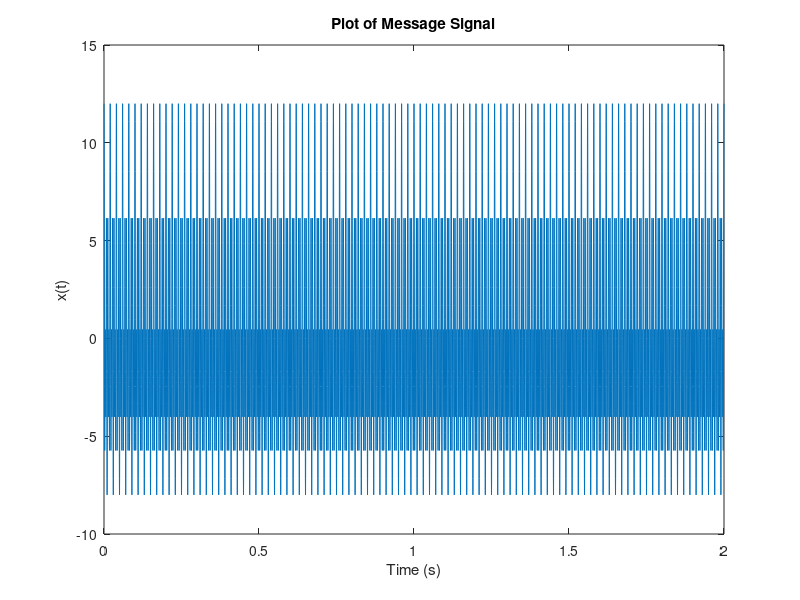
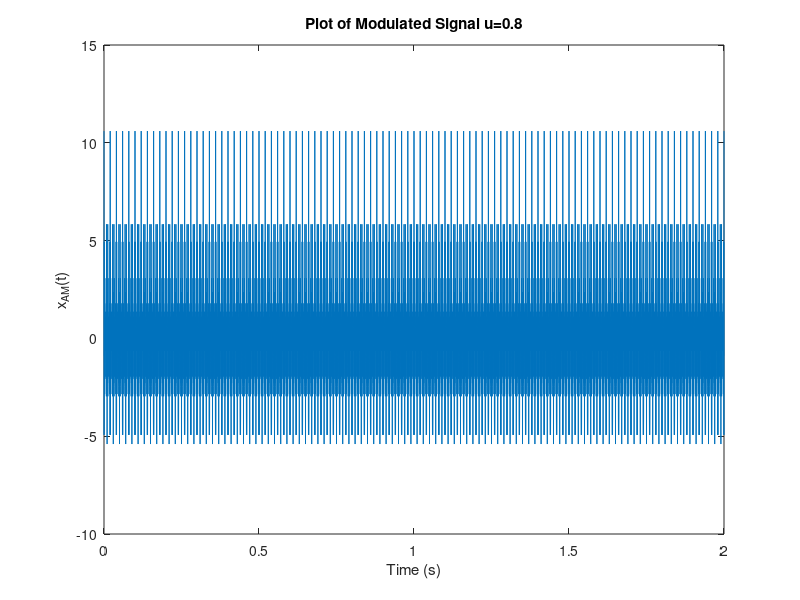
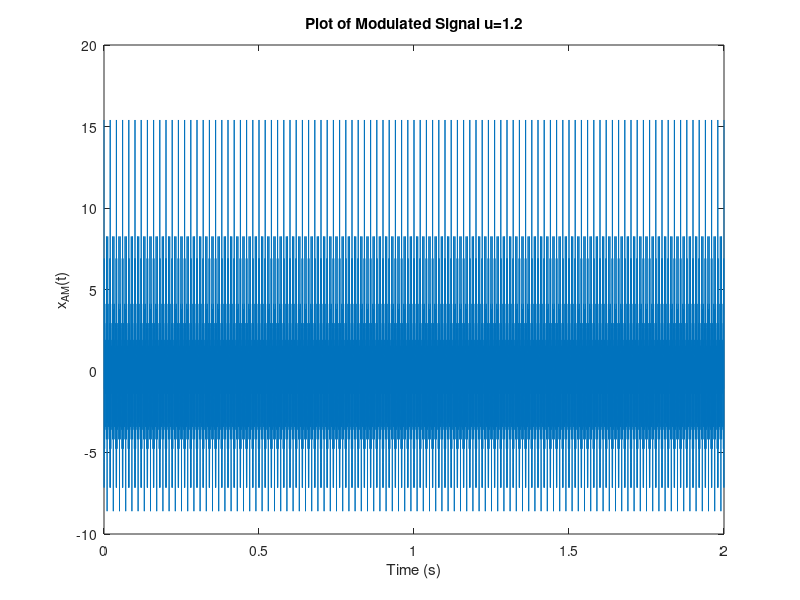
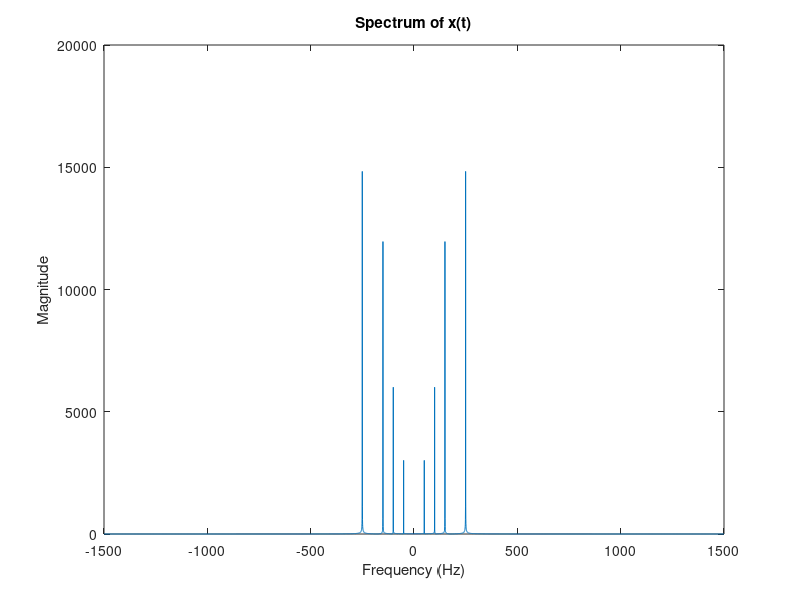

MATLAB code to generate these figures, in order:
clc; clear all;
% Plot of Msg Signal
fs = 3000;
fm = 50;
ts = 1/fs;
wm = 2*pi*fm;
t = 0:ts:2;
x_signal = cos(wm*t) + 2*cos(2*wm*t) + 4*cos(3*wm*t) + 5*cos(5*wm*t); % Message Signal
figure(1);
plot(t,x_signal);
xlabel('Time (s)')
ylabel('x(t)')
title('Plot of Message Signal')
%%
% Conventional AM signal u=0.8
Ac = 1;
u = 0.8; % Modulation index
fc = 20*fm;
wc = 2*pi*fc;
x1_signal = Ac*cos(wc*t); % carrier 
% figure(2);
% plot(t,x1_signal);
x2_signal = (1+(u*x_signal)).*x1_signal;
figure(2);
plot(t,x2_signal);
xlabel('Time (s)')
ylabel('x_{AM}(t)')
title('Plot of Modulated Signal u=0.8')

% AM signal u=1.2
u = 1.2;
x3_signal = (1+(u*x_signal)).*x1_signal;
figure(3);
plot(t,x3_signal);
xlabel('Time (s)')
ylabel('x_{AM}(t)')
title('Plot of Modulated Signal u=1.2')
%%
% Spectrum of x_signal / x(t)
fft_x = fftshift(fft(x_signal));
fft_x_mag = abs(fft_x);
faxis=linspace(-fs/2,fs/2-fs/length(fft_x),length(fft_x));
figure(4);
plot(faxis,fft_x_mag);
xlabel('Frequency (Hz)')
ylabel('Magnitude')
title('Spectrum of x(t)')

% Spectrum of x2_signal / x_AM(t)
fft_x2 = fftshift(fft(x2_signal));
fft_x2_mag = abs(fft_x2);
fft_x2_phase = angle(fft_x2);
faxis2=linspace(-fs/2,fs/2-fs/length(fft_x2),length(fft_x2));
figure(5);
plot(faxis2,fft_x2_mag);
xlabel('Frequency (Hz)')
ylabel('Magnitude')
title('Spectrum of x_{AM}(t)')
%%
% DSB-SC AM Generation
% Time domain
x_dsb_signal = x_signal.*x1_signal; % x(t)*Ac*cos(wct)
figure(6);
plot(t,x_dsb_signal);
xlabel('Time (s)')
ylabel('x_{dsb}(t)')
title('Plot of x_{DSB}(t)')

% Freq domain
fft_xdsb = fftshift(fft(x_dsb_signal));
fft_xdsb_mag = abs(fft_xdsb);
faxisdsb=linspace(-fs/2,fs/2-fs/length(fft_xdsb),length(fft_xdsb));
figure(7);
plot(faxisdsb,fft_xdsb_mag);
xlabel('Frequency (Hz)')
ylabel('Magnitude')
title('Spectrum of x_{DSB}(t)')
%%
% Demodulation
fs = 3000;
ts = 1/fs;
t = 0:ts:2;
fc = 1000;
wc = 2*pi*fc;
x1_signal = cos(wc*t);
x_sig = cos(2*pi*50*t); % Message signal
x_dsb_sig = x_sig.*x1_signal; % Dsb modulated signal

fft_x_sig = fftshift(fft(x_sig));
fft_x_sig_mag = abs(fft_x_sig);
faxis=linspace(-fs/2,fs/2-fs/length(fft_x_sig),length(fft_x_sig));
figure(8);
plot(faxis,fft_x_sig_mag);
xlabel('Frequency (Hz)')
ylabel('Magnitude')
title('Spectrum of Message Signal')
xlim([-60,60]);

figure(9);
plot(t,abs(x_sig));
xlabel('Time (s)')
ylabel('Magnitude')
title('Plot of Message Signal')

% Csignal cos(2*pi*50t)
c_sig1 = cos(2*pi*50*t); % carrier signal
x_c_sig1 = x_dsb_sig.*c_sig1;
fft_sig1 = fftshift(fft(x_c_sig1));
[B,A,k] = butter(1,0.03,"low");
fft_y1 = filter(B,A,fft_sig1); % Pass through low-pass filter
fft_y1_mag = abs(fft_y1);
figure(10);
plot(faxis,fft_y1_mag);
xlabel('Frequency (Hz)')
ylabel('Magnitude')
title('Spectrum of Demodulated Signal for carrier cos(2π50t)')

y1 = ifft(fft_y1);
figure(11);
plot(t,abs(y1));
xlabel('Time (s)')
ylabel('Magnitude')
title('Plot of Demodulated Signal for carrier cos(2π50t)')

% Csignal cos(2*pi*50t + pi/4)
c_sig2 = cos(2*pi*50*t + pi/4);
x_c_sig2 = x_dsb_sig.*c_sig2;
fft_sig2 = fftshift(fft(x_c_sig2));
[B,A,k] = butter(1,0.03,"low");
fft_y2 = filter(B,A,fft_sig2);
fft_y2_mag = abs(fft_y2);
figure(12);
plot(faxis,fft_y2_mag);
xlabel('Frequency (Hz)')
ylabel('Magnitude')
title('Spectrum of Demodulated Signal for carrier cos(2π50t+π/4)')
ylim([0,1400]);

y2 = ifft(fft_y2);
figure(13);
plot(t,abs(y2));
xlabel('Time (s)')
ylabel('Magnitude')
title('Plot of Demodulated Signal for carrier cos(2π50t+π/4)')
ylim([0,1.2]);

% Csignal cos(2*pi*50t + pi/2)
c_sig3 = cos(2*pi*50*t + pi/2);
x_c_sig3 = x_dsb_sig.*c_sig3;
fft_sig3 = fftshift(fft(x_c_sig3));
[B,A,k] = butter(1,0.03,"low");
fft_y3 = filter(B,A,fft_sig3);
fft_y3_mag = abs(fft_y3);
figure(14);
plot(faxis,fft_y3_mag);
xlabel('Frequency (Hz)')
ylabel('Magnitude')
title('Spectrum of Demodulated Signal for carrier cos(2π50t+π/2)')
ylim([0,1400]);

y3 = ifft(fft_y3);
figure(15);
plot(t,abs(y3));
xlabel('Time (s)')
ylabel('Magnitude')
title('Plot of Demodulated Signal for carrier cos(2π50t+π/2)')
ylim([0,1.2]);